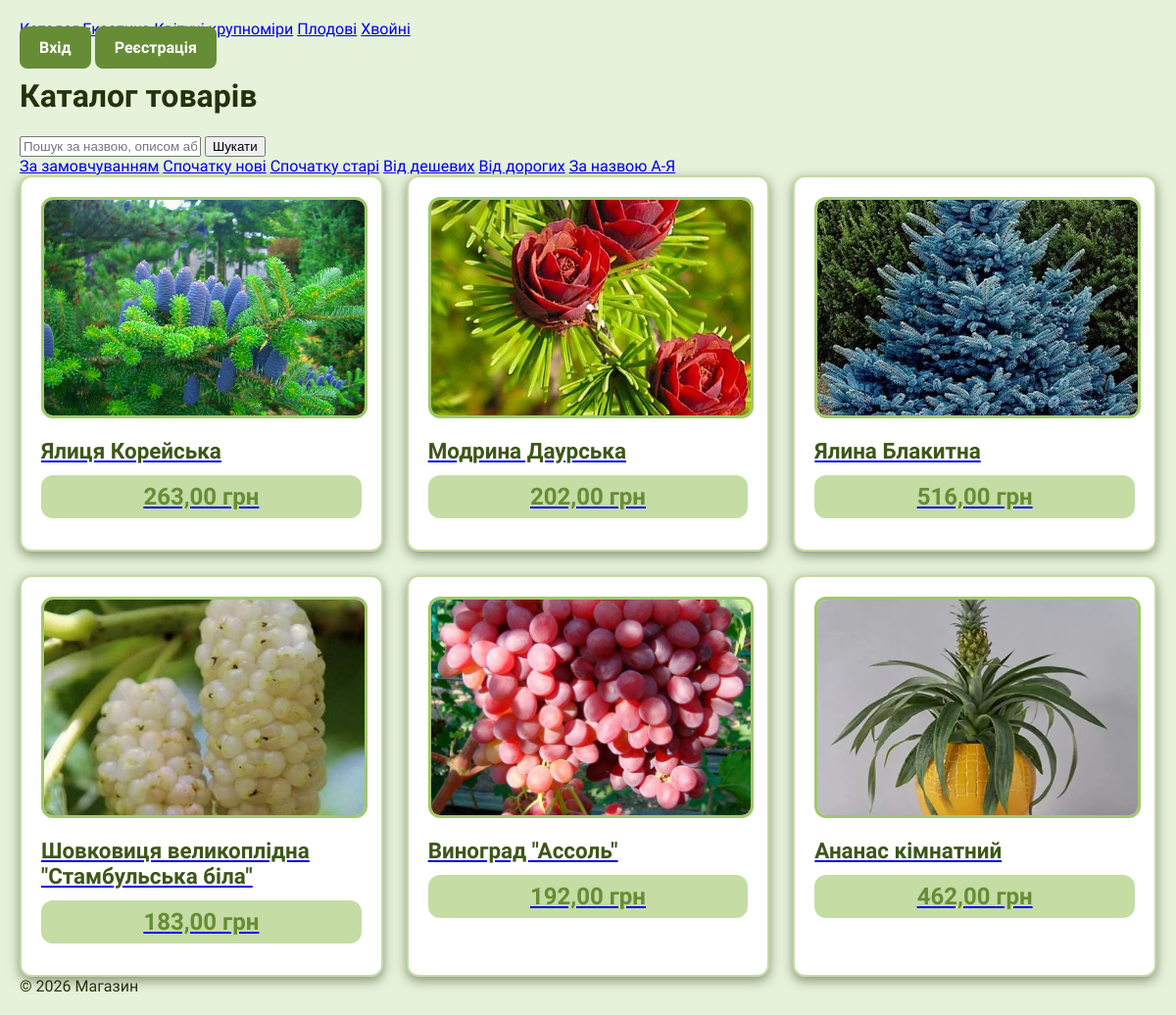
The page / on the database its author committed.
### main/models.py (models this page shows, shortened)
class Category(models.Model):
    name = models.CharField(max_length=100, db_index=True, verbose_name="Назва")
    slug = models.SlugField(max_length=100, unique=True, verbose_name="Slug")
    description = models.TextField(blank=True, verbose_name="Опис")
    image = models.ImageField(upload_to="categories/", blank=True, null=True, verbose_name="Зображення")
    is_active = models.BooleanField(default=True, verbose_name="Активна")
    class Meta:
        ordering = ['name']
        verbose_name = "Категорія"
        verbose_name_plural = "Категорії"
    def get_absolute_url(self):
        return reverse('main:product_list_by_category', kwargs={'category_slug': self.slug})

class Product(models.Model):
    category = models.ForeignKey(
        Category,
        on_delete=models.CASCADE,
        related_name='products',
        verbose_name="Категорія",
        null=True,
        blank=True
    )
    name = models.CharField(max_length=200, verbose_name="Назва")
    slug = models.SlugField(
        max_length=200,
        unique=True,
        verbose_name="Slug",
        null=True,
        blank=True
    )
    description = models.TextField(verbose_name="Опис")
    price = models.DecimalField(max_digits=10, decimal_places=2, verbose_name="Ціна")
    image = models.ImageField(upload_to="products/%Y/%m/%d", blank=True, null=True, verbose_name="Зображення")
    views = models.PositiveIntegerField(default=0, verbose_name="Перегляди")
    featured = models.BooleanField(default=False, verbose_name="Рекомендований")
    is_available = models.BooleanField(default=True, verbose_name="В наявності")
    created_at = models.DateTimeField(auto_now_add=True)
    updated_at = models.DateTimeField(auto_now=True)
    class Meta:
        ordering = ['-created_at']
        verbose_name = "Товар"
        verbose_name_plural = "Товари"
    def get_absolute_url(self):
        return reverse('main:product_detail', kwargs={'id': self.id, 'slug': self.slug})

### main/views.py (the view)
# urls.py: path('', views.product_list, name='product_list'),
def product_list(request, category_slug=None):
    category = None
    categories = Category.objects.all()
    products = Product.objects.filter(is_available=True)  # ← виправлено
    if category_slug:
        category = get_object_or_404(Category, slug=category_slug)
        products = products.filter(category=category)
    search_query = request.GET.get('q')
    if search_query:
        products = products.filter(
            Q(name__icontains=search_query) |
            Q(description__icontains=search_query) |
            Q(category__name__icontains=search_query)
        )
    current_sort = request.GET.get('sort', '-created_at')  # також виправлено на created_at, якщо у вас created_at
    valid_sorts = {
        'name': 'name',
        '-name': '-name',
        'price': 'price',
        '-price': '-price',
        'new': '-created_at',
        'old': 'created_at',
    }
    if current_sort in valid_sorts:
        products = products.order_by(valid_sorts[current_sort])
    else:
        current_sort = '-created_at'
        products = products.order_by('-created_at')
    paginator = Paginator(products, 6)
    page = request.GET.get('page')
    try:
        products_page = paginator.page(page)
    except PageNotAnInteger:
        products_page = paginator.page(1)
    except EmptyPage:
        products_page = paginator.page(paginator.num_pages)
    context = {
        'category': category,
        'categories': categories,
        'products': products_page,
        'current_sort': current_sort,
        'search_query': search_query,
    }
    return render(request, 'main/product_list.html', context)

### accounts/views.py (called while the page is built)
    def __call__(self, request):
        if request.path.startswith('/admin/'):
            if not request.user.is_authenticated or not request.user.is_staff:
                return redirect('main:product_list')
        return self.get_response(request)

### main/templates/main/product_list.html (shortened to what this page needs)
{% extends 'main/base.html' %}
{% block content %}
    <h1>
        {% if search_query %}
            Результати пошуку за "{{ search_query }}"
        {% elif category %}
            {{ category.name }}
        {% else %}
            Каталог товарів
        {% endif %}
    </h1>
    {% include 'main/search_form.html' %}
    <div class="sort-buttons">
        <a href="?{% if request.GET.q %}&q={{ request.GET.q }}{% endif %}">За замовчуванням</a>
        <a href="?sort=new{% if request.GET.q %}&q={{ request.GET.q }}{% endif %}">Спочатку нові</a>
        <a href="?sort=old{% if request.GET.q %}&q={{ request.GET.q }}{% endif %}">Спочатку старі</a>
        <a href="?sort=price{% if request.GET.q %}&q={{ request.GET.q }}{% endif %}">Від дешевих</a>
        <a href="?sort=-price{% if request.GET.q %}&q={{ request.GET.q }}{% endif %}">Від дорогих</a>
        <a href="?sort=name{% if request.GET.q %}&q={{ request.GET.q }}{% endif %}">За назвою A-Я</a>
    </div>
    <div class="products-grid">
        {% for product in products %}
            <div class="product-card">
                <a href="{{ product.get_absolute_url }}">
                    {% if product.image %}
                        <img src="{{ product.image.url }}" alt="{{ product.name }}">
                    {% endif %}
                    <h3>{{ product.name }}</h3>
                    <p class="price">{{ product.price }} грн</p>
                </a>
            </div>
        {% empty %}
            <p>Товари не знайдено.</p>
        {% endfor %}
    </div>
{% endblock %}

### main/templates/main/base.html (shortened to what this page needs)
{% load static %}
<!doctype html>
<html lang="uk">
  <head>
    <link rel="stylesheet" href="{% static 'css/style.css' %}" />
  </head>
  <body>
    <header>
      <nav>
        <a href="{% url 'main:product_list' %}">Каталог</a>
        {% for cat in categories %}
        <a href="{{ cat.get_absolute_url }}">{{ cat.name }}</a>
        {% endfor %}
      </nav>
      <div class="auth-buttons">
        {% if user.is_authenticated %}
        {% if user.is_staff %}<a class="btn btn-primary" href="{% url 'admin:index' %}">Адмінка</a>{% endif %}
        <a class="btn btn-primary" href="{% url 'accounts:profile' %}">Профіль</a>
        <a class="btn btn-primary" href="{% url 'accounts:logout' %}">Вийти</a>
        {% else %}
        <a class="btn btn-primary" href="{% url 'accounts:login' %}">Вхід</a>
        <a class="btn btn-primary" href="{% url 'accounts:register' %}">Реєстрація</a>
        {% endif %}
      </div>
    </header>
    <main>{% block content %}{% endblock %}</main>
    <footer>© 2026 Магазин</footer>
  </body>
</html>

### static/css/style.css (style rules this page uses)
:root { --color-1: #e6f2da; --color-2: #c5dca5; --color-3: #a1c76b; --color-4: #668d35; --color-5: #3d5618; --color-6: #23330e; --transparent-color-1: rgba(197, 220, 165, 0.5); --transparent-color-2: rgba(161, 199, 107, 0.5); --transparent-color-3: rgba(102, 141, 53, 0.5); --transparent-color-4: rgba(61, 86, 24, 0.5); --transparent-color-5: rgba(35, 51, 14, 0.5); --transparent-color-6: rgba(27, 39, 3, 0.5); --font-1: "Science Gothic", sans-serif; --font-2: "Fira Sans", sans-serif; }
body { font-family: var(--font-2); margin: 0; padding: 20px; background: var(--color-1); color: var(--color-6); min-height: 100vh; }
.products, .products-grid, .related-grid { display: grid; grid-template-columns: repeat(auto-fill, minmax(280px, 1fr)); gap: 24px; margin: 0 auto; max-width: 1400px; }
.product-card { background: white; border: 2px solid var(--color-2); border-radius: 12px; padding: 20px; display: flex; flex-direction: column; transition: transform 0.2s, box-shadow 0.2s; box-shadow: 0 4px 12px var(--transparent-color-5); }
.product-card img { width: 100%; height: 220px; object-fit: cover; border-radius: 12px; border: 3px solid var(--color-3); margin-bottom: 16px; }
.product-card h3 { font-family: var(--font-1); font-size: 1.4rem; margin: 0 0 8px; color: var(--color-5); }
p.price { font-family: var(--font-1); font-size: 1.5rem; font-weight: 700; color: var(--color-4); background: var(--color-2); padding: 8px 16px; border-radius: 12px; text-align: center; margin: 12px 0; }
.btn { margin-top: auto; background: var(--color-4); color: white; padding: 12px 20px; text-align: center; border: center; text-decoration: none; border-radius: 8px; font-weight: 600; transition: background 0.2s; }

### rows shown on the page
Category: name "Квітучі крупноміри"
Category: name "Плодові"
Category: name "Хвойні"
Product: image (picture), name "Ялиця Корейська", price "263,00"
Product: image (picture), name "Модрина Даурська", price "202,00"
Product: image (picture), name "Ялина Блакитна", price "516,00"
Product: image (picture), name "Шовковиця великоплідна \"Стамбульська біла\"", price "183,00"
Product: image (picture), name "Виноград \"Ассоль\"", price "192,00"
Product: image (picture), name "Ананас кімнатний", price "462,00"
